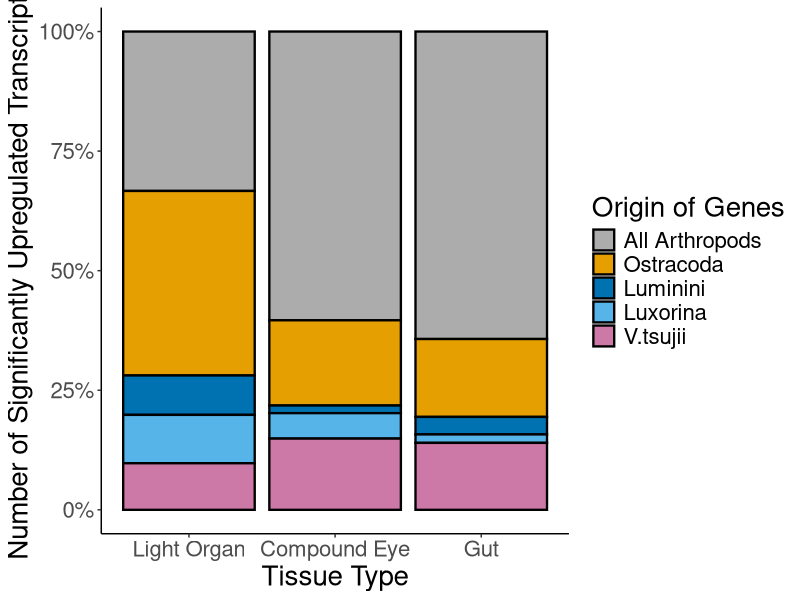
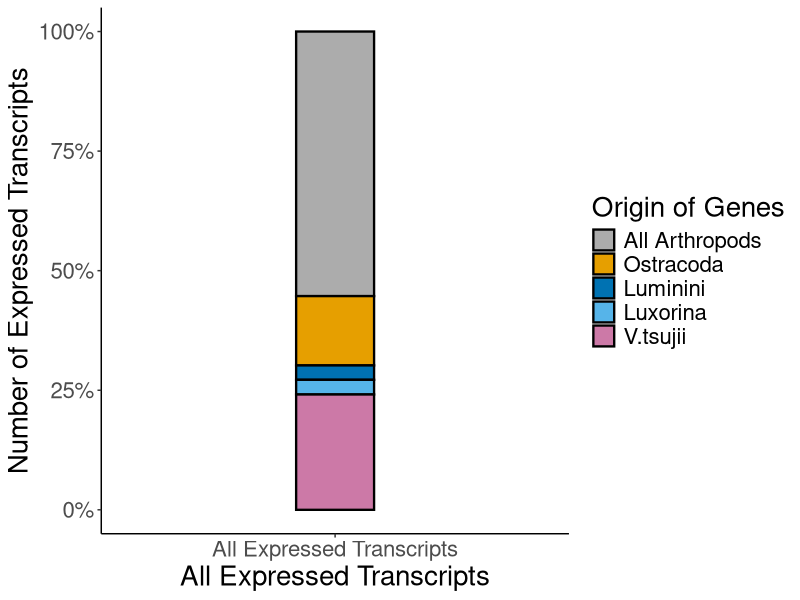
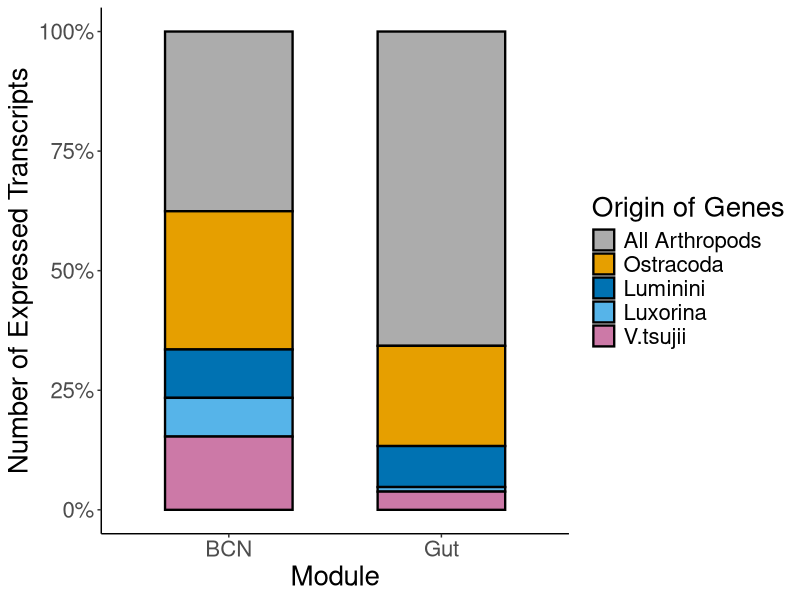

R code for these plots, in order:
#Description: Barplots for downstream analyses of KinFin output for Vargula tsujii. 
#Author: Lisa Yeter Mesrop 
#Goal: Scripts for barplot figures. 

#load libraries 
library(tidyverse) 
library(matrixStats)
library(dplyr)
library(data.table)
library(ggraph) 
library(graphlayouts)
library(igraph)
library(readxl)
library(plyr)


##### barplots for Figure 4 ######

### Vargula tsujiii ###

group_DE <- c( rep("Light Organ" , 5) , rep("Compound Eye" , 5), rep("Gut" , 5))
expressed_transcripts_DE <- c( 89, 103, 22, 27, 26, 227,67, 6, 20, 56, 983, 249, 56, 27, 214)
origin_of_transcripts_DE <- rep(c("All Arthropods", "Ostracoda", "Luminini","Luxorina","V.tsujii" ) , 3)
data_DE <- data.frame(group_DE,origin_of_transcripts_DE,expressed_transcripts_DE)
data_DE$group_DE <- factor(data_DE$group_DE, levels = c("Light Organ", "Compound Eye", "Gut"))


# stacked barplot
data_DE_barplot<- ggplot(data_DE, aes(fill=factor(origin_of_transcripts_DE, levels = c("All Arthropods", "Ostracoda", "Luminini","Luxorina","V.tsujii" )), y=expressed_transcripts_DE, x= group_DE)) + 
  geom_bar(position="fill", stat="identity", color="black", size=.80) +
  scale_y_continuous(labels = scales::percent_format()) +
  scale_fill_manual(values=c( '#acacac', '#E69F00', '#0072b2', '#56B4E9', '#CC79A7')) + #'#009E73' 
  labs(y = "Number of Significantly Upregulated Transcripts", x = "Tissue Type") +
  labs(fill = "Origin of Genes") +
  theme(axis.text = element_text(size = 16)) +
  theme(axis.title = element_text(size = 20))   +
  theme(legend.text = element_text(size = 16))  +         
  theme(legend.title = element_text(size = 20))  

data_DE_barplot +theme(panel.grid.major = element_blank(), panel.grid.minor = element_blank(),
                       panel.background = element_blank(), axis.line = element_line(colour = "black"))


### All expressed transcripts in DGE Dataset ###

group_all <- c(rep("All Expressed Transcripts" , 5))
origin_of_transcripts_all <- rep(c("All Arthropods", "Ostracoda", "Luminini","Luxorina","V.tsujii" ) , 1)
expressed_transcripts_all <- c(6455, 1691, 351, 358, 2814)
data_all <- data.frame(group_all,origin_of_transcripts_all,expressed_transcripts_all)

# stacked barplot
data_all_transcripts_barplot <- ggplot(data_all, aes(fill=factor(origin_of_transcripts_all, levels = c("All Arthropods", "Ostracoda", "Luminini","Luxorina","V.tsujii" )), y=expressed_transcripts_all, x=group_all)) + 
  geom_bar(position="fill", stat="identity", color="black", size=0.80, width = .2) +
  scale_fill_manual(values=c('#acacac','#E69F00', '#0072b2','#56B4E9','#CC79A7')) +
  scale_y_continuous(labels = scales::percent_format()) +labs(y = "Number of Expressed Transcripts", x = "All Expressed Transcripts") +
  labs(fill = "Origin of Genes")  +
  theme(axis.text = element_text(size = 16)) +
  theme(axis.title = element_text(size = 20))   +
  theme(legend.text = element_text(size = 16))  +         
  theme(legend.title = element_text(size = 20))  


data_all_transcripts_barplot +theme(panel.grid.major = element_blank(), panel.grid.minor = element_blank(),
                                    panel.background = element_blank(), axis.line = element_line(colour = "black"))



### BCN and Gut Network ###


group_BCN <- c(rep("BCN", 5), rep("Gut" , 5))
origin_of_transcripts_BCN <- rep(c("All Arthropods", "Ostracoda", "Luminini","Luxorina","V.tsujii" ) , 2)
expressed_transcripts_BCN <- c(130, 100, 35, 28, 53, 69, 22, 9, 1, 4) 
data_BCN <- data.frame(group_BCN,origin_of_transcripts_BCN,expressed_transcripts_BCN)


# stacked barplot
data_BCN_barplot<- ggplot(data_BCN, aes(fill=factor(origin_of_transcripts_BCN, levels = c("All Arthropods", "Ostracoda", "Luminini","Luxorina","V.tsujii" )), y=expressed_transcripts_BCN, x=group_BCN)) + 
  geom_bar(position="fill", stat="identity", color="black", size=0.80, width = .60) + 
  scale_fill_manual(values=c('#acacac','#E69F00', '#0072b2','#56B4E9','#CC79A7')) +
  scale_y_continuous(labels = scales::percent_format()) +
  labs(y = "Number of Expressed Transcripts", x = "Module") +
  labs(fill = "Origin of Genes") +
  theme(axis.text = element_text(size = 16)) +
  theme(axis.title = element_text(size = 20))   +
  theme(legend.text = element_text(size = 16))  +   
  theme(legend.title = element_text(size = 20)) 


data_BCN_barplot  +theme(panel.grid.major = element_blank(), panel.grid.minor = element_blank(),
                         panel.background = element_blank(), axis.line = element_line(colour = "black"))



### correct for multiple testing ###


data <- data.frame(
  Group = c("Bio_Upper_Lip", "Compound_eye", "Gut", "DGE"),
  Luminini = c(22, 6, 56, 351),
  ORFs = c(267, 376, 1529, 11669)
)

# perform Fisher's exact tests or chi-square tests for pairwise comparisons
# Bio Upper Lip vs DGE
if (min(table(data[data$Group == "Bio_Upper_Lip", "Luminini"]), table(data[data$Group == "DGE", "Luminini"])) < 5 ||
    min(table(data[data$Group == "Bio_Upper_Lip", "ORFs"]), table(data[data$Group == "DGE", "ORFs"])) < 5) {
  test1 <- fisher.test(matrix(c(data[data$Group == "Bio_Upper_Lip", "Luminini"],
                                data[data$Group == "Bio_Upper_Lip", "ORFs"],
                                data[data$Group == "DGE", "Luminini"],
                                data[data$Group == "DGE", "ORFs"]), nrow = 2))
} else {
  test1 <- chisq.test(matrix(c(data[data$Group == "Bio_Upper_Lip", "Luminini"],
                               data[data$Group == "Bio_Upper_Lip", "ORFs"],
                               data[data$Group == "DGE", "Luminini"],
                               data[data$Group == "DGE", "ORFs"]), nrow = 2))
}

# Compound Eye vs DGE
if (min(table(data[data$Group == "Compound_eye", "Luminini"]), table(data[data$Group == "DGE", "Luminini"])) < 5 ||
    min(table(data[data$Group == "Compound_eye", "ORFs"]), table(data[data$Group == "DGE", "ORFs"])) < 5) {
  test2 <- fisher.test(matrix(c(data[data$Group == "Compound_eye", "Luminini"],
                                data[data$Group == "Compound_eye", "ORFs"],
                                data[data$Group == "DGE", "Luminini"],
                                data[data$Group == "DGE", "ORFs"]), nrow = 2))
} else {
  test2 <- chisq.test(matrix(c(data[data$Group == "Compound_eye", "Luminini"],
                               data[data$Group == "Compound_eye", "ORFs"],
                               data[data$Group == "DGE", "Luminini"],
                               data[data$Group == "DGE", "ORFs"]), nrow = 2))
}

# Gut vs DGE
if (min(table(data[data$Group == "Gut", "Luminini"]), table(data[data$Group == "DGE", "Luminini"])) < 5 ||
    min(table(data[data$Group == "Gut", "ORFs"]), table(data[data$Group == "DGE", "ORFs"])) < 5) {
  test3 <- fisher.test(matrix(c(data[data$Group == "Gut", "Luminini"],
                                data[data$Group == "Gut", "ORFs"],
                                data[data$Group == "DGE", "Luminini"],
                                data[data$Group == "DGE", "ORFs"]), nrow = 2))
} else {
  test3 <- chisq.test(matrix(c(data[data$Group == "Gut", "Luminini"],
                               data[data$Group == "Gut", "ORFs"],
                               data[data$Group == "DGE", "Luminini"],
                               data[data$Group == "DGE", "ORFs"]), nrow = 2))
}

# Correct for multiple testing using Bonferroni correction
p_values <- c(test1$p.value, test2$p.value, test3$p.value)
adjusted_p_values <- p.adjust(p_values, method = "bonferroni")

# create a data frame with original and adjusted p-values
results <- data.frame(
  Comparison = c("Bio Upper Lip vs DGE", "Compound Eye vs DGE", "Gut vs DGE"),
  p_value = c(test1$p.value, test2$p.value, test3$p.value),
  adjusted_p_value = adjusted_p_values
)

# view the results
results
